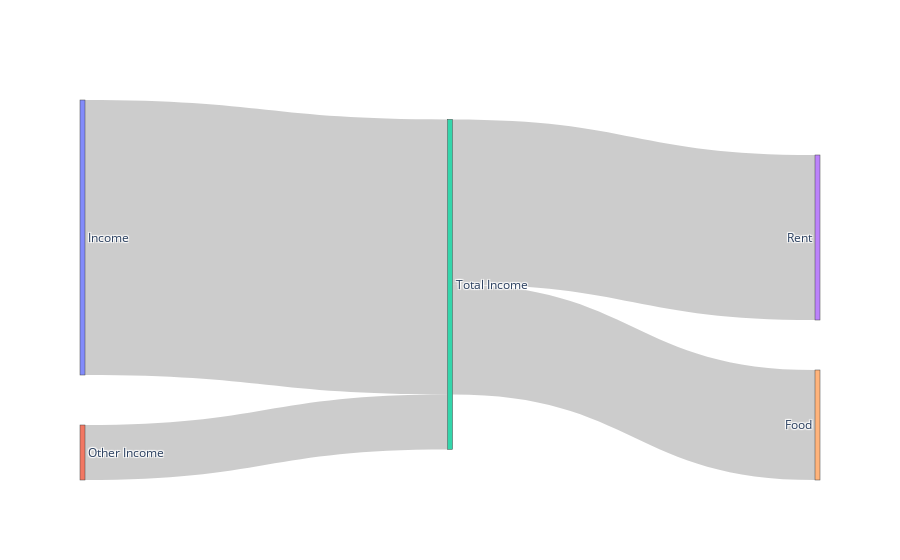

The notebook cell saved with this chart:
### Markdown cell above
## Simple Example

### Code cell
# data
label = ["Income", "Other Income", "Total Income", "Rent", "Food"]
source = [0, 1, 2, 2]
target = [2, 2, 3, 4]
value = [10, 2, 6, 4]

# data to dict, dict to sankey
link = dict(source = source, target = target, value = value)
node = dict(label = label, pad=50, thickness=5)
data = go.Sankey(link = link, node=node)

# plot
fig = go.Figure(data)
fig.show()

### Figure 1 — Plotly figure (JSON) as saved in the notebook; plotly's stock layout.template omitted (floating-point values rounded to 4 significant figures)
{"data": [{"link": {"source": [0, 1, 2, 2], "target": [2, 2, 3, 4], "value": [10, 2, 6, 4]}, "node": {"label": ["Income", "Other Income", "Total Income", "Rent", "Food"], "pad": 50, "thickness": 5}, "type": "sankey"}], "layout": {}}
